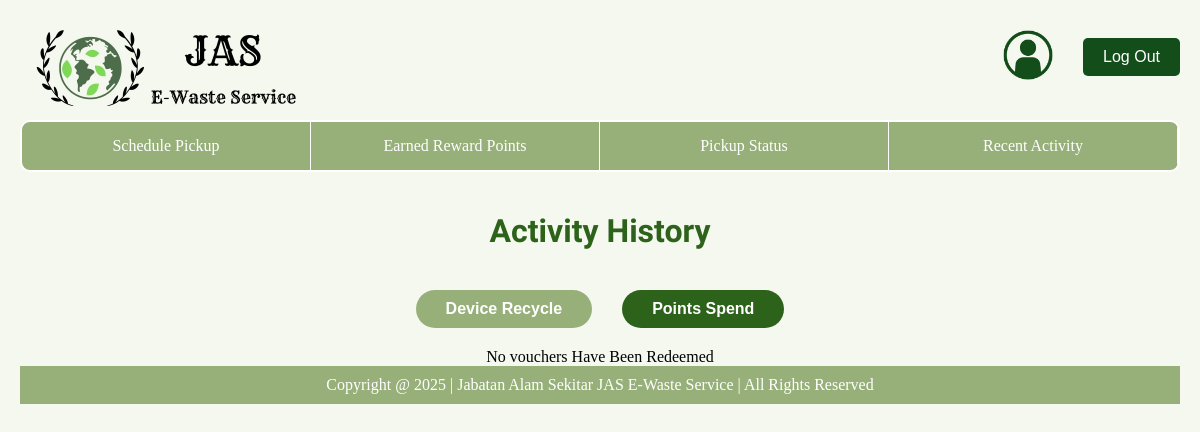
Before: /customer/history-voucher/ (signed in) with the older database file.
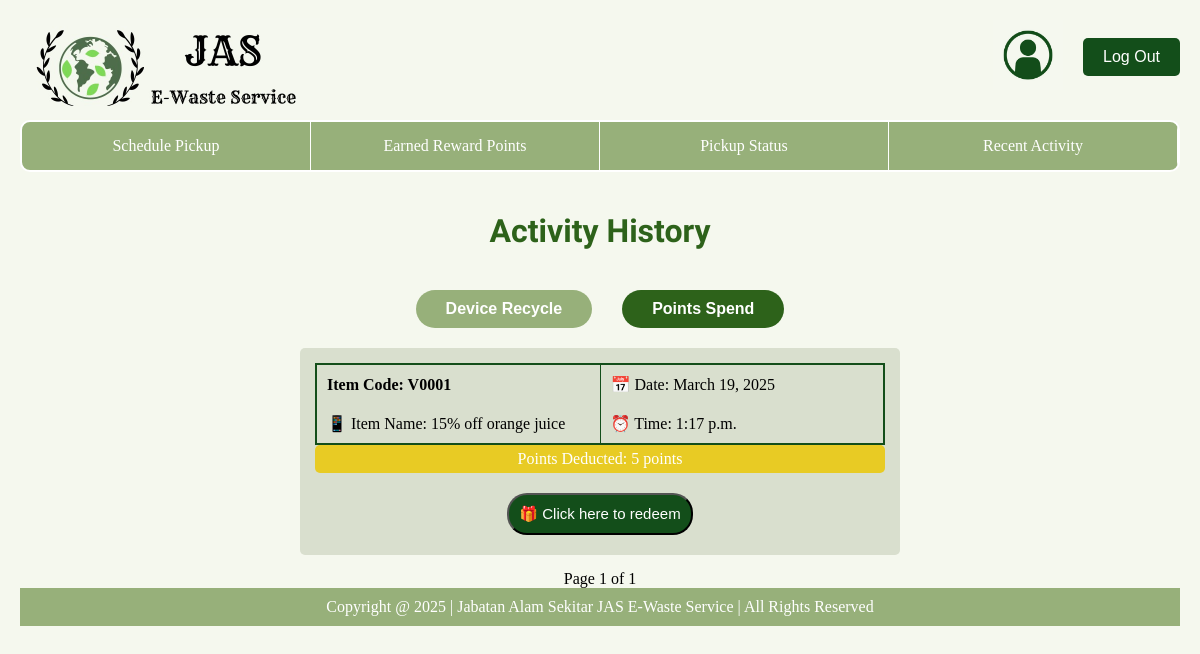
After: the same page with the newer database file.
### database/models.py (models this page shows, shortened)
class Voucher(models.Model):
    voucherID = models.CharField(primary_key=True, max_length=200)
    name = models.CharField(max_length=150)
    pointsRequired = models.IntegerField()
    quantity = models.IntegerField()

### customer/views.py (the view)
# urls.py: path('history-voucher/', voucher_redeemed, name='voucher_redeemed'),  # Activity History - Voucher Redeemed
def voucher_redeemed(request):
    customerID = request.session.get('user_id')
    vouchers_redeemed = (CustomerRedemption.objects.filter(customer__customerID=customerID, status=False).select_related('voucher')
                         .values('voucher__voucherID', 'voucher__name', 'date', 'time', 'voucher__pointsRequired')
                         .order_by('-time')
                         )
    pagination = Paginator(vouchers_redeemed, 4)
    page = request.GET.get('page')
    vouchers = pagination.get_page(page)
    if not vouchers.object_list:
        return render(request, 'customer/activityHis-Point.html', {"Empty": True})
    return render(request, 'customer/activityHis-Point.html', {'vouchers':vouchers})

### customer/templates/customer/activityHis-Point.html (shortened to what this page needs)
{% extends 'customer/base_customer.html' %}
{% load static %}
{% block extra_css %}
    <link rel="stylesheet" href="{% static 'css/activityHis-Point.css' %}">
{% endblock %}
{% block content %}
    <h1 class="title">Activity History</h1>
    <div class="btn-container">
        <a href="{% url 'customer:device_recycled' %}">
            <button class="tab-btn" onclick="location.href={% url 'customer:device_recycled' %}">Device Recycle</button>
        </a>
        <a href="{% url 'customer:voucher_redeemed' %}">
            <button class="tab-btn active" onclick="location.href={% url 'customer:voucher_redeemed' %}">Points Spend</button>
        </a>
    </div>
    {% for voucher in vouchers %}
        <div class="activity-container">
            <div class="activity-card">
                <table>
                    <tr>
                        <td><strong>Item Code: {{voucher.voucher__voucherID}}</strong></td>
                        <td>📅 Date: {{voucher.date}}</td>
                    </tr>
                    <tr>
                        <td>📱 Item Name: {{voucher.voucher__name}}</td>
                        <td>⏰ Time: {{voucher.time}}</td>
                    </tr>
                </table>
                <div class="points-deducted">Points Deducted: {{voucher.voucher__pointsRequired}} points</div>
                <div class="show-qr">
                    <button id="show-qr">🎁 Click here to redeem</button>
                </div>
            </div>
        </div>
    {% endfor %}
    <div>
        {% if not Empty %}
            <span>Page {{ vouchers.number }} of {{ vouchers.paginator.num_pages }}</span>
        {% else %}
            <p>No vouchers Have Been Redeemed</p>
        {% endif %}
    </div>
{% endblock %}

Changed rows visible on the page:
added Voucher: voucher__voucherID "V0001", date "March 19, 2025", voucher__name "15% off orange juice", time "1:17 p.m.", voucher__pointsRequired "5"
Other visible differences:
{{ vouchers.number }}: (not shown) → "1"
{{ vouchers.paginator.num_pages }}: (not shown) → "1"
text no longer shown: "No vouchers Have Been Redeemed"
text now shown: "Page of"
